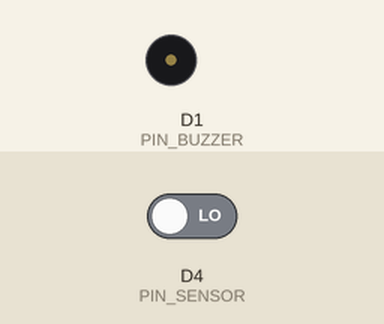
Simulated run of this sketch. Board: ESP8266 (NodeMCU). Shown: buzzer (waves = sounding, pin HIGH). The inputs (shaded band) are chosen by the test bench; at power-on: D4 (PIN_SENSOR) LOW.

Above: at 1.2 s.
1.3 s: D4 (PIN_SENSOR) driven HIGH
At 2.2 s:
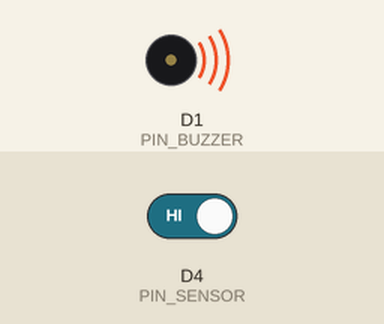
2.8 s: D4 (PIN_SENSOR) driven LOW
At 3.4 s:
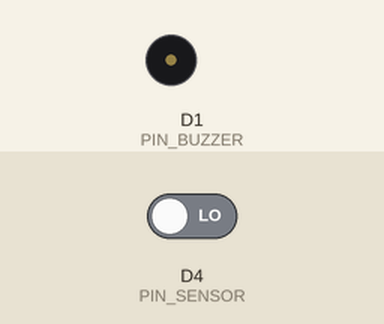
Timing chart, 0 to 5.8 s (numbered marks = the images above; inputs shaded):
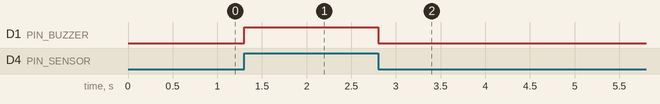

Measured:
- after the input at 1.3 s, D1 (PIN_BUZZER): LOW → HIGH at once
- after the input at 2.8 s, D1 (PIN_BUZZER): HIGH → LOW at once

The sketch:

Alarme.ino
```cpp
//definição do pino de saída do sensor PIR
#define PIN_SENSOR D4
//definição do pino de entrada do Buzzer
#define PIN_BUZZER D1

void setup() {

  //abaixo vamos confirar cada um dos pinos como entrada ou saída de dados
  pinMode(PIN_SENSOR, INPUT);
  pinMode(PIN_BUZZER, OUTPUT);
}


void loop() {

  //faz a leitura do sensor de presença (retorna HIGH ou LOW)
  int sinal = digitalRead(PIN_SENSOR);

  //HIGH : movimento detectado
  if(sinal == HIGH){
    //aciona o Buzzer
    digitalWrite(PIN_BUZZER, HIGH);
  }
  //LOW : nenhum movimento detectado
  else{
    //desativa o buzzer
    digitalWrite(PIN_BUZZER, LOW);
  }

}
```
